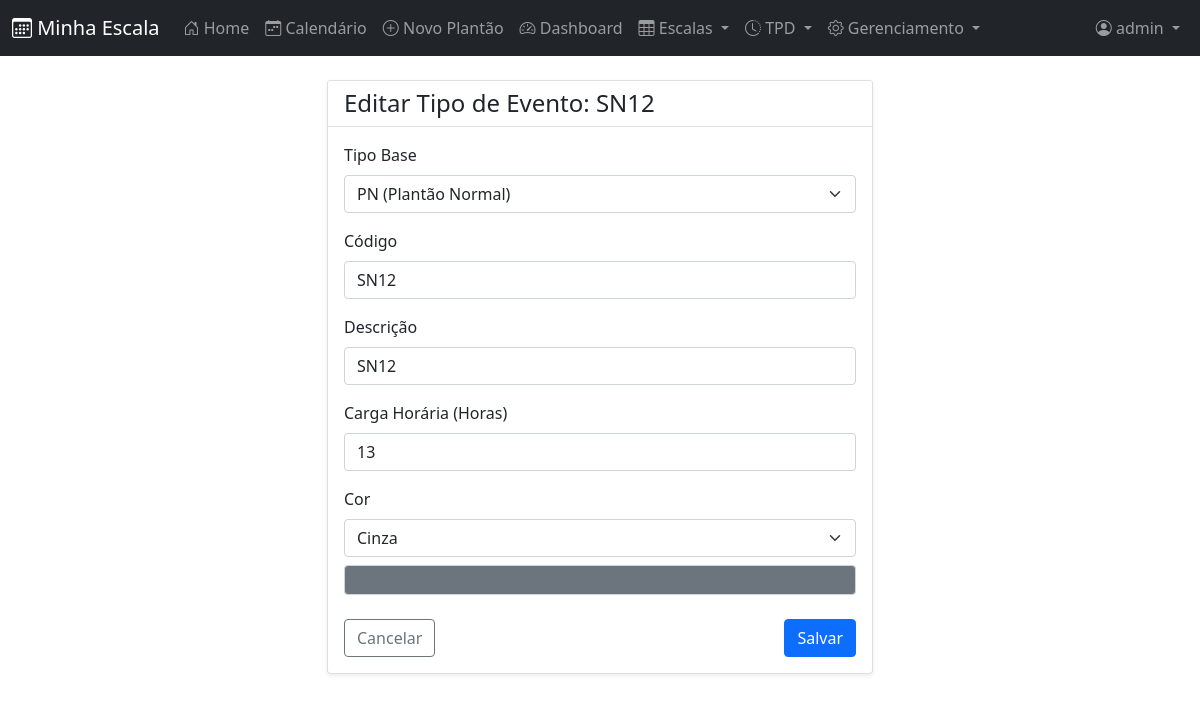
/tipos-evento/7/editar/ (signed in), run on the app's committed database.
### cal/models.py (models this page shows, shortened)
class TipoEvento(models.Model):
    CORES_CHOICES = [
        ('#007bff', 'Azul'),
        ('#6610f2', 'Roxo'),
        ('#6f42c1', 'Lilás'),
        ('#e83e8c', 'Rosa'),
        ('#dc3545', 'Vermelho'),
        ('#fd7e14', 'Laranja'),
        ('#ffc107', 'Amarelo'),
        ('#28a745', 'Verde'),
        ('#20c997', 'Turquesa'),
        ('#17a2b8', 'Ciano'),
        ('#6c757d', 'Cinza'),
        ('#343a40', 'Preto'),
    ]
    tipo_base = models.ForeignKey(Tipo, on_delete=models.CASCADE, related_name="eventos", verbose_name="Tipo Base", null=True, blank=True)
    codigo = models.CharField(max_length=10, verbose_name="Código")
    descricao = models.CharField(max_length=50, verbose_name="Descrição")
    horas = models.PositiveIntegerField(verbose_name="Carga Horária (Horas)")
    cor = models.CharField(max_length=20, choices=CORES_CHOICES, default='#007bff', verbose_name="Cor")
    class Meta:
        verbose_name = "Tipo de Evento"
        verbose_name_plural = "Tipos de Evento"
        unique_together = ("codigo", "descricao")

### cal/views/geral_views.py (the view)
# urls.py: path('tipos-evento/<int:pk>/editar/', geral_views.TipoEventoUpdateView.as_view(), name='tipoevento_update'),
class TipoEventoUpdateView(AdminRequiredMixin, UpdateView):
    model = TipoEvento
    form_class = TipoEventoForm
    template_name = 'cal/tipo_evento/form.html'
    success_url = reverse_lazy('cal:tipoevento_list')
    def get_context_data(self, **kwargs):
        context = super().get_context_data(**kwargs)
        context.update({'titulo': f'Editar Tipo de Evento: {self.object.codigo}', 'cancel_url': reverse_lazy('cal:tipoevento_list')})
        return context

### cal/forms.py
class TipoEventoForm(forms.ModelForm):
    class Meta:
        model = TipoEvento
        fields = ['tipo_base', 'codigo', 'descricao', 'horas', 'cor']
        widgets = {
            'tipo_base': forms.Select(attrs={'class': 'form-select'}),
            'codigo': forms.TextInput(attrs={'class': 'form-control'}),
            'descricao': forms.TextInput(attrs={'class': 'form-control'}),
            'horas': forms.NumberInput(attrs={'class': 'form-control'}),
            'cor': forms.Select(attrs={'class': 'form-select'}),
        }

### cal/models.py (called while the page is built)
    def __str__(self):
        return f"{self.tipo} ({self.tipo_descricao})"

### cal/views/geral_views.py (called while the page is built)
    def test_func(self):
        return self.request.user.is_staff

### cal/templates/cal/tipo_evento/form.html
{% extends 'cal/crud_base_form.html' %}

### templates/cal/crud_base_form.html (shortened to what this page needs)
{% extends 'base.html' %}
{% block content %}
<div class="row justify-content-center">
    <div class="col-md-8 col-lg-6">
        <div class="card shadow-sm">
            <div class="card-header bg-white">
                <h4 class="mb-0">{{ titulo }}</h4>
            </div>
            <div class="card-body">
                <form method="post">
                    {% for field in form %}
                    <div class="mb-3">
                        <label for="{{ field.id_for_label }}" class="form-label">{{ field.label }}</label>
                        {{ field }}
                        {% if field.name == 'cor' %}
                        <div id="color-preview" class="mt-2 rounded" style="height: 30px; width: 100%; border: 1px solid #ced4da; background-color: {{ field.value|default:'#007bff' }};"></div>
                        {% endif %}
                    </div>
                    {% endfor %}
                    <div class="d-flex justify-content-between mt-4">
                        <a href="{{ cancel_url }}" class="btn btn-outline-secondary">Cancelar</a>
                        <button type="submit" class="btn btn-primary">Salvar</button>
                    </div>
                </form>
            </div>
        </div>
    </div>
</div>
{% endblock %}

### templates/navbar.html (shortened to what this page needs)
<nav class="navbar navbar-expand-md navbar-dark bg-dark">
    <div class="container-fluid">
        <a class="navbar-brand" href="{% url 'cal:home' %}"><i class="bi bi-calendar3"></i> Minha Escala</a>
        <div class="offcanvas offcanvas-end bg-dark text-white" tabindex="-1" id="offcanvasNavbar">
            <div class="offcanvas-body">
                <div class="navbar-nav me-auto">
                    <a class="nav-link" href="{% url 'cal:home' %}"><i class="bi bi-house-door"></i> Home</a>
                    {% if user.is_authenticated %}
                    <a class="nav-link" href="{% url 'cal:calendar' %}"><i class="bi bi-calendar-week"></i> Calendário</a>
                    <a class="nav-link" href="{% url 'cal:event_new' %}"><i class="bi bi-plus-circle"></i> Novo Plantão</a>
                    <a class="nav-link" href="{% url 'cal:dashboard' %}"><i class="bi bi-speedometer2"></i> Dashboard</a>
                    <div class="nav-item dropdown">
                        <a class="nav-link dropdown-toggle" href="#" id="escalaDropdown" role="button" data-bs-toggle="dropdown" aria-expanded="false">
                            <i class="bi bi-table"></i> Escalas
                        </a>
                    </div>
                    <div class="nav-item dropdown">
                        <a class="nav-link dropdown-toggle" href="#" id="tpdDropdown" role="button" data-bs-toggle="dropdown" aria-expanded="false">
                            <i class="bi bi-clock-history"></i> TPD
                        </a>
                    </div>
                    {% if user.is_staff %}
                    <div class="nav-item dropdown">
                        <a class="nav-link dropdown-toggle" href="#" id="adminDropdown" role="button" data-bs-toggle="dropdown" aria-expanded="false">
                            <i class="bi bi-gear"></i> Gerenciamento
                        </a>
                    </div>
                    {% endif %}
                    {% endif %}
                </div>
                <div class="navbar-nav">
                    {% if user.is_authenticated %}
                        <div class="nav-item dropdown">
                            <a class="nav-link dropdown-toggle" href="#" id="navbarDropdown" role="button" data-bs-toggle="dropdown" aria-expanded="false">
                                <i class="bi bi-person-circle"></i> {{ user.username }}
                            </a>
                        </div>
                    {% else %}
                        <a class="nav-link" href="{% url 'cal:login' %}">
                            <i class="bi bi-box-arrow-in-right"></i> Login
                        </a>
                    {% endif %}
                </div>
            </div>
        </div>
    </div>
</nav>

### templates/cal/crud_base_form.html (style rules this page uses)
form input, form select, form textarea { display: block; width: 100%; padding: .375rem .75rem; font-size: 1rem; font-weight: 400; line-height: 1.5; color: #212529; background-color: #fff; background-clip: padding-box; border: 1px solid #ced4da; border-radius: .25rem; transition: border-color .15s ease-in-out,box-shadow .15s ease-in-out; }

### data on the page
TipoEvento: form "PN (Plantão Normal)" "SN12" "SN12" "13" "Cinza"

### other printed values
{{ user.username }} "admin"
{{ titulo }} "Editar Tipo de Evento: SN12"
{{ field.label }} "Tipo Base" "Código" "Descrição" "Carga Horária (Horas)" "Cor"
